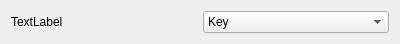
<?xml version="1.0" encoding="UTF-8"?>
<ui version="4.0">
 <class>BtnSettings</class>
 <widget class="QWidget" name="BtnSettings">
  <property name="geometry">
   <rect>
    <x>0</x>
    <y>0</y>
    <width>400</width>
    <height>31</height>
   </rect>
  </property>
  <property name="windowTitle">
   <string>Form</string>
  </property>
  <layout class="QHBoxLayout" name="horizontalLayout">
   <item>
    <widget class="QLabel" name="nameLbl">
     <property name="text">
      <string>TextLabel</string>
     </property>
    </widget>
   </item>
   <item>
    <widget class="QComboBox" name="type">
     <item>
      <property name="text">
       <string>Key</string>
      </property>
     </item>
     <item>
      <property name="text">
       <string>Macro</string>
      </property>
     </item>
    </widget>
   </item>
  </layout>
 </widget>
 <resources/>
 <connections/>
</ui>
